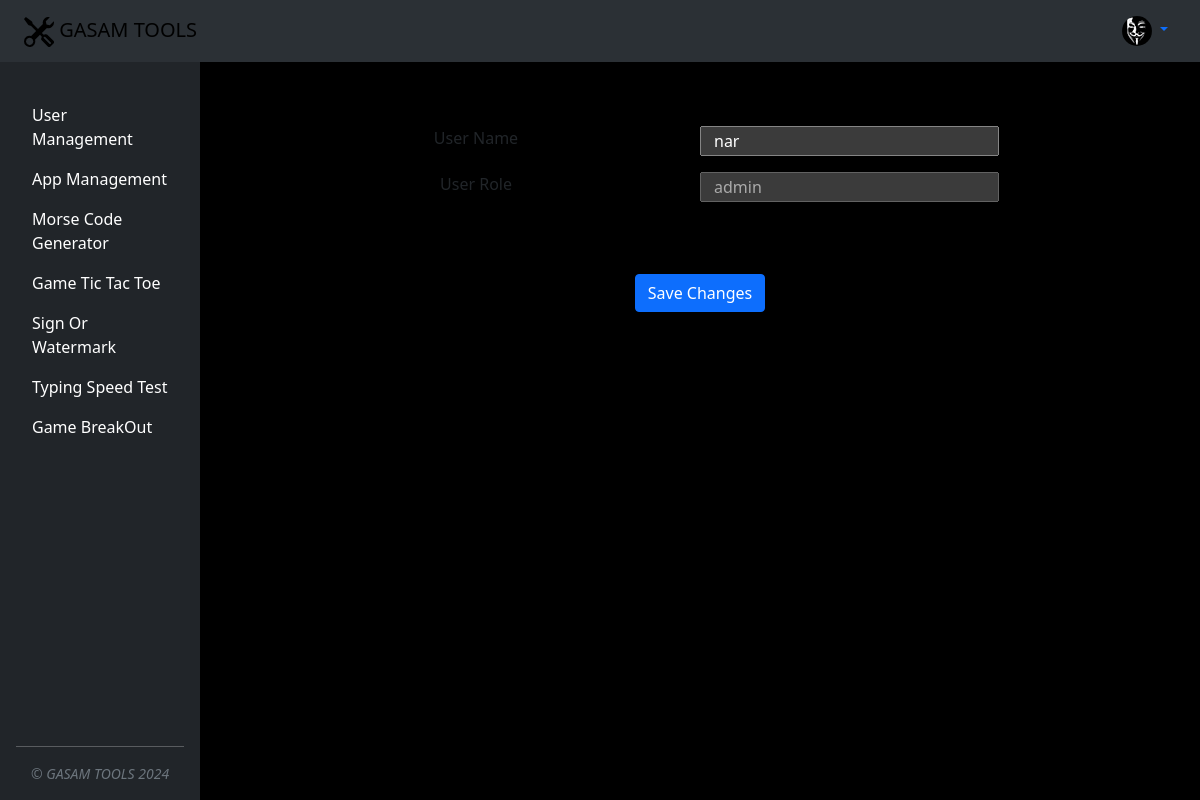
The page /profile (signed in) on the database as committed earlier.
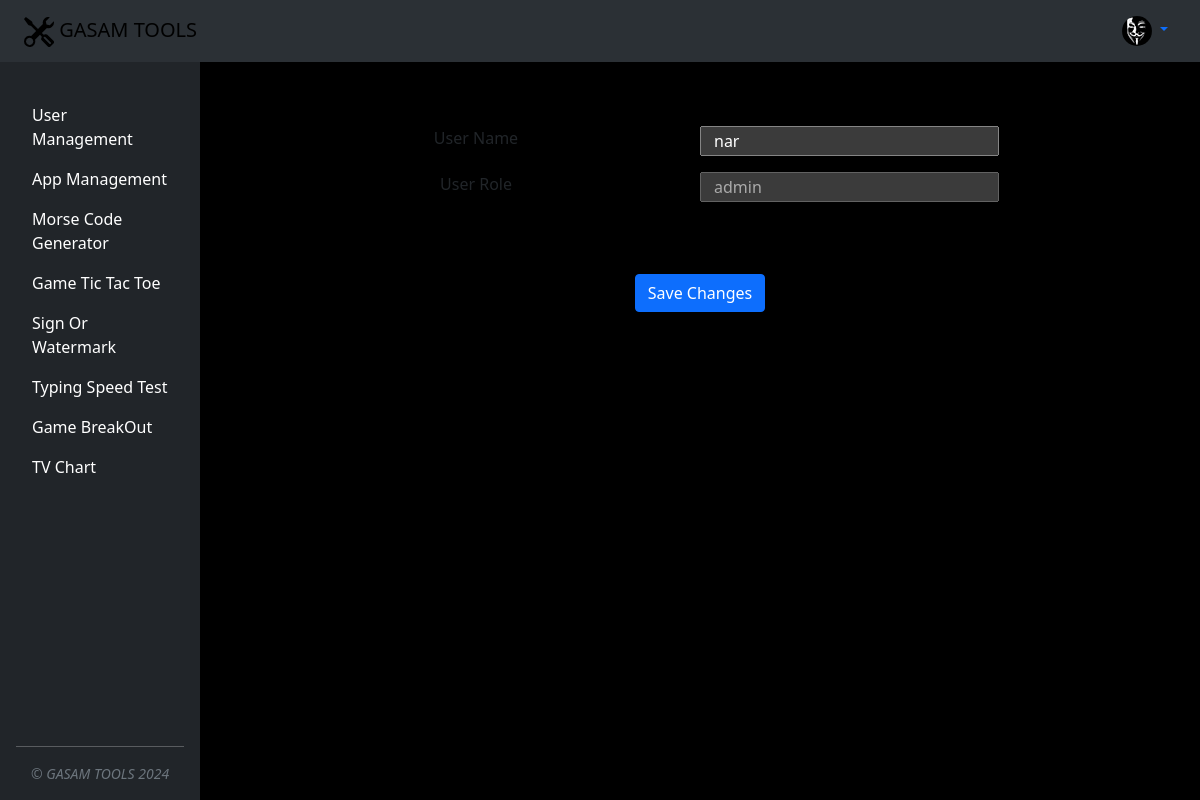
The same page on the database as committed later.
### main.py (models this page shows)
class GasamApp(db.Model):
    __tablename__ = "gasam_apps"
    id = db.Column(db.Integer, primary_key=True)
    title = db.Column(db.String(250), unique=True, nullable=False)
    subtitle = db.Column(db.String(250))
    app_url = db.Column(db.String(250), unique=True)
    users = relationship("User", secondary=user_app_association, back_populates="apps")

class User(UserMixin, db.Model):
    __tablename__ = "users"
    id = db.Column(db.Integer, primary_key=True)
    email = db.Column(db.String(100), unique=True)
    password = db.Column(db.String(100), nullable=False)
    name = db.Column(db.String(1000), nullable=False)
    role = db.Column(db.String(1000), nullable=True)
    approved = db.Column(db.Boolean, nullable=False)
    apps = relationship("GasamApp", secondary=user_app_association, back_populates="users")

### main.py (the view)
@app.route('/profile', methods=["GET", "POST", "PUT"])
@login_required
def profile():
    if request.method == 'PUT':
        json_data = request.get_json()
        if check_password_hash(current_user.password, json_data['user_password']):
            json_data['correct_password'] = True
            current_user.name = json_data['user_name']
            db.session.commit()  # Commit the changes to the database
        else:
            json_data['correct_password'] = False
        return jsonify(json_data)
    else:
        return render_template("profile.html",
                               user_approved=current_user.approved,
                               user_apps=current_user.apps,
                               user_name=current_user.name,
                               user_role=current_user.role
                               )

### main.py (called while the page is built)
@login_manager.user_loader
def load_user(user_id):
    return db.session.get(User, int(user_id))

### templates/profile.html (shortened to what this page needs)
{% include "header.html" %}
{% if user_approved: %}
  {% extends "base.html" %}
    {% block content %}
    <div class="container mt-5">
        <div class="container">
            <div class="row">
                <label class="col-6 mt-3 text-center" for="gasamProfileUserName">User Name</label>
                <input class='col-4 mt-3 gasam profile userName' id='gasamProfileUserName' type="text" value="{{ user_name }}" />
            </div>
            <div class="row">
                <label class="col-6 mt-3 text-center" for="gasamProfileUserRole">User Role</label>
                <input class='col-4 mt-3 gasam profile userRole' id='gasamProfileUserRole' type="text" value="{{ user_role }}" disabled/>
            </div>
            <br>
            <div class="d-flex justify-content-center">
                <button type="button" class="btn btn-primary mt-5" data-bs-toggle="modal" data-bs-target="#exampleModal">
                    Save Changes
                </button>
            </div>
        </div>
    </div>
    {% endblock %}
{% else: %}
    <div class="container">
      <p class="text-center">Your account is pending approval. You will receive email with confirmation.</p>
    </div>
{% endif %}

### templates/header.html (shortened to what this page needs)
<!DOCTYPE html>
<html lang="en" data-bs-theme="dark">
    <head>
      <link rel="stylesheet" href="https://cdnjs.cloudflare.com/ajax/libs/font-awesome/6.0.0-beta3/css/all.min.css">
      <link href="https://cdn.jsdelivr.net/npm/bootstrap@5.3.0-alpha2/dist/css/bootstrap.min.css" rel="stylesheet"
>
      <link href="https://stackpath.bootstrapcdn.com/bootstrap/5.1.3/css/bootstrap.min.css" rel="stylesheet">
      <link
          rel="stylesheet"
          href="{{ url_for('static', filename='css/styles.css')}}"
      />
    </head>
    <header class="mb-auto" >
      <nav class="navbar bg-body-tertiary fixed-top navbar-expand-lg">
    <div class="container-fluid">
        {% if not current_user.is_authenticated %}
        <a class="navbar-brand gasam brand" href="{{ url_for('login') }}">
            <img height="30px" src="{{ url_for('static', filename='images/tools.svg')}}"/> GASAM TOOLS
        </a>
        {% else %}
        <a class="navbar-brand gasam brand" href="{{ url_for('home') }}">
            <img height="30px" src="{{ url_for('static', filename='images/tools.svg')}}"/> GASAM TOOLS
        </a>
        {% endif %}
        <div class="collapse navbar-collapse" id="navbarNav">
            <ul class="navbar-nav ms-auto">
                {% if current_user.is_authenticated %}
                <li class="nav-item dropdown">
                    <a class="nav-link dropdown-toggle" href="#" id="navbarDropdown" role="button" data-bs-toggle="dropdown" aria-expanded="false">
                      <img src="{{ url_for('static', filename='images/profile_pic.png')}}" alt="Profile" class="rounded-circle" width="30" height="30">
                    </a>
                </li>
                {% endif %}
            </ul>
        </div>
    </div>
</nav>
    </header>
<body class="d-flex align-items-center py-4 bg-body-tertiary">

### templates/base.html (shortened to what this page needs)
<div class="d-flex gasam main-container">
  <div class="d-flex flex-column flex-shrink-0 p-3 text-bg-dark sidebar" style="width: 200px;">
    <ul class="nav nav-pills flex-column mb-auto gasam sidebar">
      {% for app in user_apps %}
      <li class="nav-item">
        <a href="{{url_for('access_app', app_name=app.app_url) }}"
           class="nav-link text-white {% if app_name and app_name==app.app_url: %} active {% endif %}"
           aria-current="page"
           id="{{ app.app_url }}">
          <p class="gasam app-name" title="{{ app.subtitle }}">{{ app.title }}</p>
        </a>
      </li>
      {% endfor %}
    </ul>
    <div class="small text-center text-muted fst-italic">&copy; GASAM TOOLS <span id="gasam-footer-year"></span></div>
  </div>
  <div class="flex-grow-1 p-3 content d-flex flex-column gasam main-window">
    {% block content %} {% endblock %}
  </div>
</div>

### templates/footer.html (shortened to what this page needs)
  </body>
</html>

### static/css/styles.css (style rules this page uses)
html, body { height: 100%; }
.sidebar { height: 100vh; overflow-y: auto; }
.gasam.sidebar { padding-top: 46px }
.gasam.brand { color: #000; }
.gasam.main-container { width: 100%; overflow-y: hidden; }
.gasam.main-window { background-color: #000; width: calc(100% - 200px); margin-top: 46px; height: calc(100vh - 46px); overflow-y: hidden; }
.gasam.app-name { margin: 0; }

Rows that differ between the two databases and show on the page:
added GasamApp: title "TV Chart"
